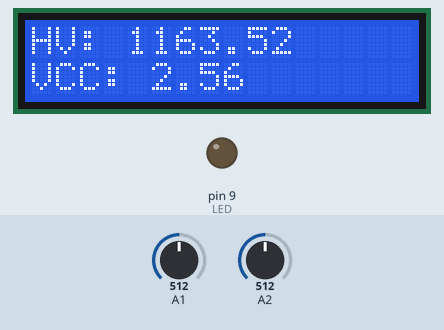
The sketch below on a simulated Arduino Uno, built with avr-gcc and run on an emulated ATmega328P. Parts: 16×2 character LCD, output pins drawn as LEDs (lit = HIGH). The inputs (shaded band) are chosen by the test bench; at power-on: A1 = 512, A2 = 512.

Above: at 0.1 s.
At 5.1 s:
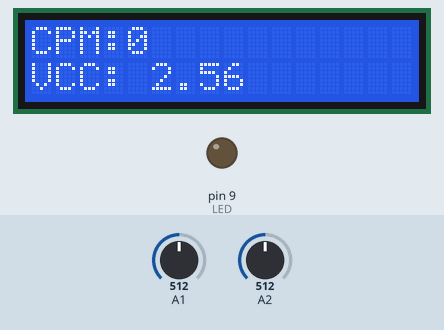
At 30.1 s:
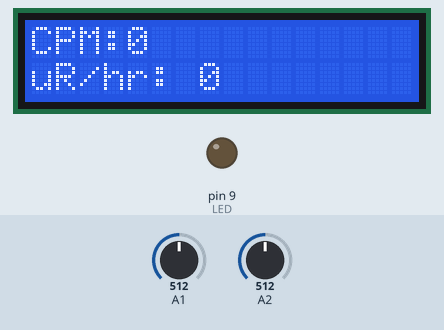

Measured:
- what the display in image 1 shows lasts 25.0 s, from 5.0 s to 30.0 s

The sketch:

GeigerCounter.ino
```cpp
// (licence header left out)
// include the library code:
//#include <LiquidCrystal.h>   //for bare LCD
#include <LiquidCrystal_I2C.h> //this is for the LCD with an i2c backpack

// initialize the library by associating any needed LCD interface pin
// with the arduino pin number it is connected to
// const int rs = 6, en = 7, d4 = 5, d5 = 4, d6 = 3, d7 = 2;
//LiquidCrystal lcd(rs, en, d4, d5, d6, d7); //bare LCD
LiquidCrystal_I2C lcd(0x27,16,2); // to ttalk to the LCD over i2c
// for pinout see https://www.makerguides.com/character-i2c-lcd-arduino-tutorial/

const byte interruptPin = 0; //0 is also marked as RX1 on Arduino Micro Pro, RX0 on Nano Every
volatile uint32_t stack[256];
volatile uint8_t stack_top = 0;
uint32_t count=0;
uint32_t count_long=0;
int display_refresh_time=5; //in seconds
int display_refresh_long=30;

//const byte buttonPin    = 10; // I chose 10 because on pro Micro it's at the corner
//bool button=false; //button status

#define LED 9

void loop() {
	while (stack_top) {
		Serial.write((uint8_t*) &stack[--stack_top], 4);
	}

  display_counts();
}

void setup() {
//  pinMode(buttonPin,INPUT_PULLUP);
//  attachInterrupt(digitalPinToInterrupt(buttonPin), SetMode, FALLING); // trigger when button pressed, but not when released

	pinMode(interruptPin, INPUT);
	attachInterrupt(digitalPinToInterrupt(interruptPin), detect, RISING);
	Serial.begin(115200);

 // LCD display:
  lcd.init(); // this is for i2c only
  lcd.backlight(); // this is for i2c only

  analogReference(INTERNAL); //this sets the ADC reference voltage to 2.56 V for Pro Micro. For more see https://www.arduino.cc/reference/en/language/functions/analog-io/analogreference/
  for(int i=0;i<5;++i) analogRead(1);
  lcd.setCursor(0,1);
  lcd.print("VCC: ");
  lcd.print(2L*analogRead(1)*2.56/1024); //print the VCC voltage. Assumes that the voltage has been divided by a voltage divider, by 2
  lcd.setCursor(0,0);
  lcd.print("HV: ");
  for(int i=0;i<50;++i) analogRead(2);
  lcd.print(909L*analogRead(2)*2.56/1024); //print the HV.  Assumes a voltage divider of 0.0011
  lcd.display();

  // set up the LED
  pinMode(LED, OUTPUT);
}

void detect() {
	stack[stack_top] = micros();
	++stack_top;
  ++count;
  ++count_long;
  digitalWrite(LED, HIGH);
  delay(1);                //this is gonna be a deadtime.  Turn on only when rates are low.
  digitalWrite(LED, LOW);

}

void display_counts() {

  float CPM, CPM_long;
  unsigned long time=millis();

  if(time%(display_refresh_time*1000)==0){
    lcd.setCursor(0,0);
    lcd.print("CPM: ");
    lcd.setCursor(4,0); // go one past (cpm):
    lcd.print("          ");
    lcd.setCursor(4,0); // go one past (cpm):
    CPM=float(count)*60/(display_refresh_time);
    lcd.print(int(CPM));
//    lcd.print(int(button));
    count=0; //reset
    if(CPM<20) display_refresh_time=30; //depending on the current rate, change the integration time
    else if(CPM<100) display_refresh_time=10;
    else display_refresh_time=1;
  }
  if(time%(display_refresh_long*1000)==0){ //for the dose we use the longer, 30sec integration
    lcd.setCursor(0,1);
    lcd.print("uR/hr: ");
    lcd.setCursor(7,1); // go one past /hr:
    lcd.print("         ");
    lcd.setCursor(7,1); // go one past /hr:
    CPM_long=float(count_long)*60/(display_refresh_long);
    lcd.print(int(CPM_long*0.57)); //0.0057 is the conversion from CPM to uSv/hr for the SBM-20 unit (0.0066 for the J305)
    count_long=0;
  }
}

//int getBandgap(void) // Returns actual value of Vcc (x 100) //commenting this out for now, perhaps to be used in the future
//    {
//
//#if defined(__AVR_ATmega1280__) || defined(__AVR_ATmega2560__)
//     // For mega boards
//     const long InternalReferenceVoltage = 1115L;  // Adjust this value to your boards specific internal BG voltage x1000
//        // REFS1 REFS0          --> 0 1, AVcc internal ref. -Selects AVcc reference
//        // MUX4 MUX3 MUX2 MUX1 MUX0  --> 11110 1.1V (VBG)         -Selects channel 30, bandgap voltage, to measure
//     ADMUX = (0<<REFS1) | (1<<REFS0) | (0<<ADLAR)| (0<<MUX5) | (1<<MUX4) | (1<<MUX3) | (1<<MUX2) | (1<<MUX1) | (0<<MUX0);
//
//#else
//     // For 168/328 boards
//     const long InternalReferenceVoltage = 1056L;  // Adjust this value to your boards specific internal BG voltage x1000
//        // REFS1 REFS0          --> 0 1, AVcc internal ref. -Selects AVcc external reference
//        // MUX3 MUX2 MUX1 MUX0  --> 1110 1.1V (VBG)         -Selects channel 14, bandgap voltage, to measure
//     ADMUX = (0<<REFS1) | (1<<REFS0) | (0<<ADLAR) | (1<<MUX3) | (1<<MUX2) | (1<<MUX1) | (0<<MUX0);
//
//#endif
//     delay(50);  // Let mux settle a little to get a more stable A/D conversion
//        // Start a conversion
//     ADCSRA |= _BV( ADSC );
//        // Wait for it to complete
//     while( ( (ADCSRA & (1<<ADSC)) != 0 ) );
//        // Scale the value
//     int results = (((InternalReferenceVoltage * 1024L) / ADC) + 5L) / 10L; // calculates for straight line value
//     return results*10; //to milivolts
//
//    }
//
//void SetMode(void){
//  if(button)
//    button=false;
//  else
//    button=true;
//
//
//}
```
